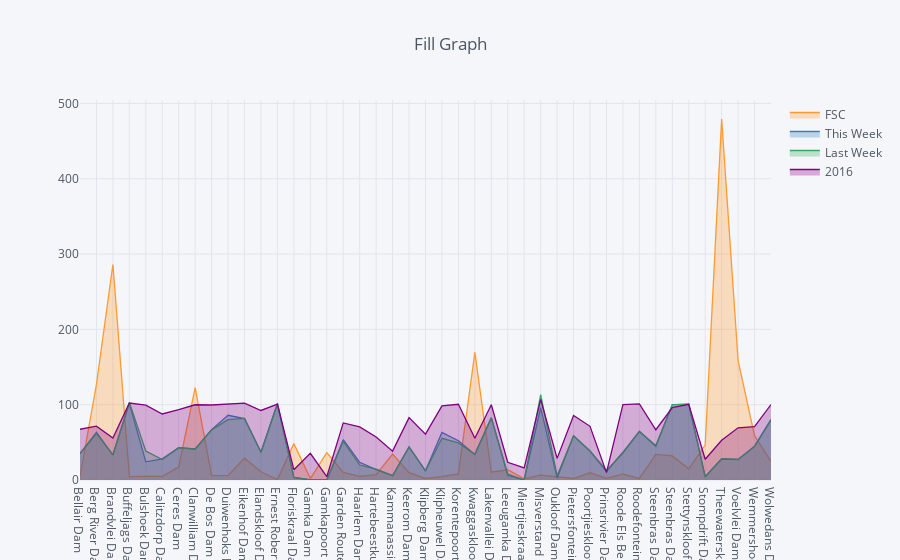

Source (notebook cell):
### Code cell
df.iplot(fill=True, title='Fill Graph', filename='cuflinks/filled-area')

### Figure 1 — Plotly figure (JSON) as saved in the notebook; plotly's stock layout.template omitted (floating-point values rounded to 4 significant figures)
{"data": [{"fill": "tozeroy", "fillcolor": "rgba(255, 153, 51, 0.3)", "line": {"color": "rgba(255, 153, 51, 1.0)", "dash": "solid", "width": 1.3}, "mode": "lines", "name": "FSC", "text": "", "type": "scatter", "x": ["Bellair Dam", "Berg River Dam", "Brandvlei Dam", "Buffeljags Dam", "Bulshoek Dam", "Calitzdorp Dam", "Ceres Dam", "Clanwilliam Dam", "De Bos Dam", "Duiwenhoks Dam", "Eikenhof Dam", "Elandskloof Dam", "Ernest Robertson Dam", "Floriskraal Dam", "Gamka Dam", "Gamkapoort Dam", "Garden Route Dam", "Haarlem Dam", "Hartebeestkuil Dam", "Kammanassie Dam", "Keerom Dam", "Klipberg Dam", "Klipheuwel Dam", "Korentepoort Dam", "Kwaggaskloof Dam", "Lakenvallei Dam", "Leeugamka Dam", "Miertjieskraal Dam", "Misverstand Dam", "Oukloof Dam", "Pietersfontein Dam", "Poortjieskloof Dam", "Prinsrivier Dam", "Roode Els Berg Dam", "Roodefontein Dam", "Steenbras Dam-Lower", "Steenbras Dam-Upper", "Stettynskloof Dam", "Stompdrift Dam", "Theewaterskloof Dam", "Voelvlei Dam", "Wemmershoek Dam", "Wolwedans Dam"], "y": ["4.3", "127.1", "286.1", "4.6", "4.9", "4.9", "17.3", "122.5", "5.8", "6.2", "28.9", "11.0", "0.5", "48.3", "1.9", "36.3", "10.0", "4.7", "7.2", "34.4", "9.8", "2.0", "4.5", "8.1", "169.5", "10.3", "13.6", "1.5", "6.5", "4.2", "2.0", "9.8", "2.3", "7.8", "2.0", "33.9", "31.9", "14.8", "46.3", "479.3", "158.6", "58.8", "24.7"]}, {"fill": "tozeroy", "fillcolor": "rgba(55, 128, 191, 0.3)", "line": {"color": "rgba(55, 128, 191, 1.0)", "dash": "solid", "width": 1.3}, "mode": "lines", "name": "This Week", "text": "", "type": "scatter", "x": ["Bellair Dam", "Berg River Dam", "Brandvlei Dam", "Buffeljags Dam", "Bulshoek Dam", "Calitzdorp Dam", "Ceres Dam", "Clanwilliam Dam", "De Bos Dam", "Duiwenhoks Dam", "Eikenhof Dam", "Elandskloof Dam", "Ernest Robertson Dam", "Floriskraal Dam", "Gamka Dam", "Gamkapoort Dam", "Garden Route Dam", "Haarlem Dam", "Hartebeestkuil Dam", "Kammanassie Dam", "Keerom Dam", "Klipberg Dam", "Klipheuwel Dam", "Korentepoort Dam", "Kwaggaskloof Dam", "Lakenvallei Dam", "Leeugamka Dam", "Miertjieskraal Dam", "Misverstand Dam", "Oukloof Dam", "Pietersfontein Dam", "Poortjieskloof Dam", "Prinsrivier Dam", "Roode Els Berg Dam", "Roodefontein Dam", "Steenbras Dam-Lower", "Steenbras Dam-Upper", "Stettynskloof Dam", "Stompdrift Dam", "Theewaterskloof Dam", "Voelvlei Dam", "Wemmershoek Dam", "Wolwedans Dam"], "y": ["35.1", "63.2", "33.0", "101.7", "24.1", "28.0", "43.0", "41.3", "66.9", "85.9", "81.4", "37.1", "102.1", "3.4", "0.0", "0.0", "53.5", "23.5", "13.9", "5.7", "43.9", "12.2", "63.1", "52.2", "34.0", "82.5", "6.2", "0.0", "96.1", "2.8", "58.6", "38.5", "11.4", "36.8", "64.8", "44.8", "100.0", "100.8", "4.3", "27.9", "27.2", "44.9", "80.4"]}, {"fill": "tozeroy", "fillcolor": "rgba(50, 171, 96, 0.3)", "line": {"color": "rgba(50, 171, 96, 1.0)", "dash": "solid", "width": 1.3}, "mode": "lines", "name": "Last Week", "text": "", "type": "scatter", "x": ["Bellair Dam", "Berg River Dam", "Brandvlei Dam", "Buffeljags Dam", "Bulshoek Dam", "Calitzdorp Dam", "Ceres Dam", "Clanwilliam Dam", "De Bos Dam", "Duiwenhoks Dam", "Eikenhof Dam", "Elandskloof Dam", "Ernest Robertson Dam", "Floriskraal Dam", "Gamka Dam", "Gamkapoort Dam", "Garden Route Dam", "Haarlem Dam", "Hartebeestkuil Dam", "Kammanassie Dam", "Keerom Dam", "Klipberg Dam", "Klipheuwel Dam", "Korentepoort Dam", "Kwaggaskloof Dam", "Lakenvallei Dam", "Leeugamka Dam", "Miertjieskraal Dam", "Misverstand Dam", "Oukloof Dam", "Pietersfontein Dam", "Poortjieskloof Dam", "Prinsrivier Dam", "Roode Els Berg Dam", "Roodefontein Dam", "Steenbras Dam-Lower", "Steenbras Dam-Upper", "Stettynskloof Dam", "Stompdrift Dam", "Theewaterskloof Dam", "Voelvlei Dam", "Wemmershoek Dam", "Wolwedans Dam"], "y": ["35.1", "61.7", "33.8", "103.1", "38.3", "27.1", "42.8", "40.8", "66.6", "80.2", "81.7", "36.4", "100.5", "3.5", "0.0", "0.0", "51.6", "19.9", "14.5", "5.8", "43.9", "12.2", "55.4", "49.3", "34.2", "82.6", "7.9", "0.0", "113.5", "5.6", "58.6", "38.6", "12.7", "35.9", "64.2", "45.9", "99.9", "100.8", "4.4", "28.2", "27.3", "44.4", "79.7"]}, {"fill": "tozeroy", "fillcolor": "rgba(128, 0, 128, 0.3)", "line": {"color": "rgba(128, 0, 128, 1.0)", "dash": "solid", "width": 1.3}, "mode": "lines", "name": "2016", "text": "", "type": "scatter", "x": ["Bellair Dam", "Berg River Dam", "Brandvlei Dam", "Buffeljags Dam", "Bulshoek Dam", "Calitzdorp Dam", "Ceres Dam", "Clanwilliam Dam", "De Bos Dam", "Duiwenhoks Dam", "Eikenhof Dam", "Elandskloof Dam", "Ernest Robertson Dam", "Floriskraal Dam", "Gamka Dam", "Gamkapoort Dam", "Garden Route Dam", "Haarlem Dam", "Hartebeestkuil Dam", "Kammanassie Dam", "Keerom Dam", "Klipberg Dam", "Klipheuwel Dam", "Korentepoort Dam", "Kwaggaskloof Dam", "Lakenvallei Dam", "Leeugamka Dam", "Miertjieskraal Dam", "Misverstand Dam", "Oukloof Dam", "Pietersfontein Dam", "Poortjieskloof Dam", "Prinsrivier Dam", "Roode Els Berg Dam", "Roodefontein Dam", "Steenbras Dam-Lower", "Steenbras Dam-Upper", "Stettynskloof Dam", "Stompdrift Dam", "Theewaterskloof Dam", "Voelvlei Dam", "Wemmershoek Dam", "Wolwedans Dam"], "y": ["67.4", "71.4", "55.8", "102.2", "99.3", "87.7", "93.4", "99.9", "99.6", "100.5", "102.1", "92.3", "100.8", "13.7", "35.5", "4.4", "75.8", "70.5", "57.1", "38.3", "82.8", "60.9", "98.4", "100.5", "55.4", "99.9", "23.5", "16.2", "107.0", "28.7", "85.6", "71.3", "9.8", "100.2", "101.1", "66.7", "96.0", "100.5", "27.6", "52.8", "69.3", "70.8", "100.2"]}], "layout": {"legend": {"bgcolor": "#F5F6F9", "font": {"color": "#4D5663"}}, "paper_bgcolor": "#F5F6F9", "plot_bgcolor": "#F5F6F9", "title": "Fill Graph", "titlefont": {"color": "#4D5663"}, "xaxis1": {"gridcolor": "#E1E5ED", "showgrid": true, "tickfont": {"color": "#4D5663"}, "title": "", "titlefont": {"color": "#4D5663"}, "zerolinecolor": "#E1E5ED"}, "yaxis1": {"gridcolor": "#E1E5ED", "showgrid": true, "tickfont": {"color": "#4D5663"}, "title": "", "titlefont": {"color": "#4D5663"}, "zerolinecolor": "#E1E5ED"}}}
